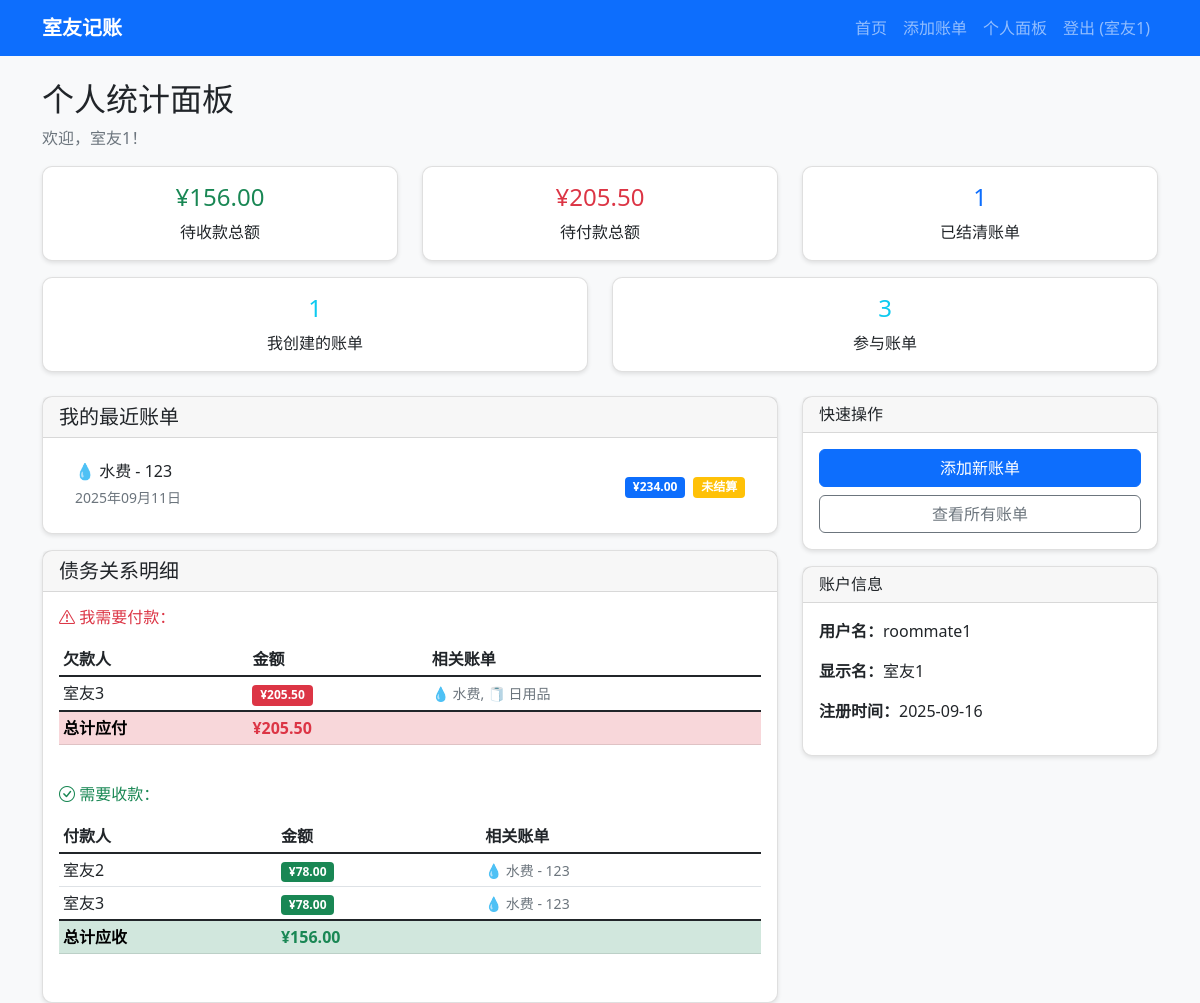
The page /dashboard (signed in) on the database its author committed.
### models.py (models this page shows, shortened)
class User(UserMixin, db.Model):
    id = db.Column(db.Integer, primary_key=True)
    username = db.Column(db.String(80), unique=True, nullable=False)
    password_hash = db.Column(db.String(120), nullable=False)
    display_name = db.Column(db.String(100), nullable=False)
    created_at = db.Column(db.DateTime, default=datetime.utcnow)
    bills_paid = db.relationship('Bill', backref='payer', lazy=True, foreign_keys='Bill.payer_id')
    settlements = db.relationship('Settlement', backref='settler', lazy=True)

class Bill(db.Model):
    id = db.Column(db.Integer, primary_key=True)
    payer_id = db.Column(db.Integer, db.ForeignKey('user.id'), nullable=False)
    amount = db.Column(db.Float, nullable=False)
    description = db.Column(db.String(200), nullable=False)
    date = db.Column(db.DateTime, default=datetime.utcnow)
    participants = db.Column(db.String(50), nullable=False)  # 存储参与人ID，逗号分隔
    is_settled = db.Column(db.Boolean, default=False)
    receipt_filename = db.Column(db.String(200))  # 凭证文件名
    receipt_type = db.Column(db.String(10))  # 文件类型（pdf/image）
    created_at = db.Column(db.DateTime, default=datetime.utcnow)
    settlements = db.relationship('Settlement', backref='bill', lazy=True)
    receipts = db.relationship('Receipt', backref='bill', lazy=True, cascade='all, delete-orphan')
    def get_participants_list(self):
        if self.participants:
            return [int(x) for x in self.participants.split(',') if x.strip()]
        return []
    def get_split_amount(self):
        participants_count = len(self.get_participants_list())
        if participants_count > 0:
            return round(self.amount / participants_count, 2)
        return 0
    def get_settlement_status(self):
        participants = self.get_participants_list()
        split_amount = self.get_split_amount()
        settlement_status = {}
        settled_users = {}
        for settlement in self.settlements:
            settled_users[settlement.settler_id] = {
                'amount': settlement.settled_amount,
                'date': settlement.settled_date,
                'is_settled': True
            }
        for user_id in participants:
            user = User.query.get(user_id)
            if user:
                is_payer = user_id == self.payer_id
                settlement_status[user_id] = {
                    'user': user,
                    'is_payer': is_payer,
                    'expected_amount': 0 if is_payer else split_amount,  # 付款人不需要再付
                    'is_settled': user_id in settled_users or is_payer,  # 付款人算已结算
                    'settled_amount': settled_users.get(user_id, {}).get('amount', 0),
                    'settled_date': settled_users.get(user_id, {}).get('date', None)
                }
        return settlement_status

### app.py (the view)
@app.route('/dashboard')
@login_required
def dashboard():
    user_id = current_user.id
    bills_count = Bill.query.filter_by(payer_id=user_id).count()
    participated_bills_count = Bill.query.filter(Bill.participants.contains(str(user_id))).count()
    debt_details = calculate_debt_details(user_id)
    settled_bills_count = 0
    all_participated_bills = Bill.query.filter(Bill.participants.contains(str(user_id))).all()
    for bill in all_participated_bills:
        settlement_status = bill.get_settlement_status()
        user_status = settlement_status.get(user_id)
        if user_status and user_status['is_settled']:
            settled_bills_count += 1
    total_owe_me = debt_details['total_owe_me']
    total_i_owe = debt_details['total_i_owe']
    recent_bills = Bill.query.filter_by(payer_id=user_id).order_by(Bill.date.desc()).limit(5).all()
    return render_template('dashboard.html',
                         total_owe_me=total_owe_me,
                         total_i_owe=total_i_owe,
                         bills_count=bills_count,
                         participated_bills_count=participated_bills_count,
                         settled_bills_count=settled_bills_count,
                         debt_details=debt_details,
                         recent_bills=recent_bills)

### app.py (called while the page is built)
@login_manager.user_loader
def load_user(user_id):
    return User.query.get(int(user_id))

### templates/dashboard.html (shortened to what this page needs)
{% extends "base.html" %}
{% block content %}
<h2>个人统计面板</h2>
<p class="text-muted">欢迎，{{ current_user.display_name }}！</p>
<div class="row mb-3">
    <div class="col-md-4">
        <div class="card text-center">
            <div class="card-body">
                <h4 class="text-success">¥{{ "%.2f"|format(total_owe_me) }}</h4>
                <p class="card-text">待收款总额</p>
            </div>
        </div>
    </div>
    <div class="col-md-4">
        <div class="card text-center">
            <div class="card-body">
                <h4 class="text-danger">¥{{ "%.2f"|format(total_i_owe) }}</h4>
                <p class="card-text">待付款总额</p>
            </div>
        </div>
    </div>
    <div class="col-md-4">
        <div class="card text-center">
            <div class="card-body">
                <h4 class="text-primary">{{ settled_bills_count }}</h4>
                <p class="card-text">已结清账单</p>
            </div>
        </div>
    </div>
</div>
<div class="row mb-4">
    <div class="col-md-6">
        <div class="card text-center">
            <div class="card-body">
                <h4 class="text-info">{{ bills_count }}</h4>
                <p class="card-text">我创建的账单</p>
            </div>
        </div>
    </div>
    <div class="col-md-6">
        <div class="card text-center">
            <div class="card-body">
                <h4 class="text-info">{{ participated_bills_count }}</h4>
                <p class="card-text">参与账单</p>
            </div>
        </div>
    </div>
</div>
<div class="row">
    <div class="col-md-8">
        <div class="card">
            <div class="card-header">
                <h5 class="mb-0">我的最近账单</h5>
            </div>
            <div class="card-body">
                {% if recent_bills %}
                    <div class="list-group list-group-flush">
                        {% for bill in recent_bills %}
                            <div class="list-group-item d-flex justify-content-between align-items-center">
                                <div>
                                    <h6 class="mb-1">{{ bill.description }}</h6>
                                    <small class="text-muted">{{ bill.date.strftime('%Y年%m月%d日') }}</small>
                                </div>
                                <div class="text-end">
                                    <span class="badge bg-primary">¥{{ "%.2f"|format(bill.amount) }}</span>
                                    {% if bill.is_settled %}
                                        <span class="badge bg-success ms-1">已结算</span>
                                    {% else %}
                                        <span class="badge bg-warning ms-1">未结算</span>
                                    {% endif %}
                                </div>
                            </div>
                        {% endfor %}
                    </div>
                {% else %}
                    <p class="text-muted text-center py-3">还没有账单记录</p>
                {% endif %}
            </div>
        </div>
        <div class="card mt-3">
            <div class="card-header">
                <h5 class="mb-0">债务关系明细</h5>
            </div>
            <div class="card-body">
                {% if debt_details.i_owe or debt_details.owe_me %}
                    {% if debt_details.i_owe %}
                        <div class="mb-4">
                            <h6 class="text-danger mb-3">
                                <i class="bi bi-exclamation-triangle"></i> 我需要付款：
                            </h6>
                            <div class="table-responsive">
                                <table class="table table-sm">
                                    <thead>
                                        <tr>
                                            <th>欠款人</th>
                                            <th>金额</th>
                                            <th>相关账单</th>
                                        </tr>
                                    </thead>
                                    <tbody>
                                        {% for debt in debt_details.i_owe %}
                                            <tr>
                                                <td>{{ debt.user }}</td>
                                                <td>
                                                    <span class="badge bg-danger">
                                                        ¥{{ "%.2f"|format(debt.amount) }}
                                                    </span>
                                                </td>
                                                <td>
                                                    <small class="text-muted">
                                                        {{ debt.bills|join(', ') }}
                                                    </small>
                                                </td>
                                            </tr>
                                        {% endfor %}
                                    </tbody>
                                    <tfoot>
                                        <tr class="table-danger">
                                            <th>总计应付</th>
                                            <th>
                                                <strong class="text-danger">
                                                    ¥{{ "%.2f"|format(debt_details.total_i_owe) }}
                                                </strong>
                                            </th>
                                            <th></th>
                                        </tr>
                                    </tfoot>
                                </table>
                            </div>
                        </div>
                    {% endif %}
                    {% if debt_details.owe_me %}
                        <div class="mb-3">
                            <h6 class="text-success mb-3">
                                <i class="bi bi-check-circle"></i> 需要收款：
                            </h6>
                            <div class="table-responsive">
                                <table class="table table-sm">
                                    <thead>
                                        <tr>
                                            <th>付款人</th>
                                            <th>金额</th>
                                            <th>相关账单</th>
                                        </tr>
                                    </thead>
                                    <tbody>
                                        {% for debt in debt_details.owe_me %}
                                            <tr>
                                                <td>{{ debt.user }}</td>
                                                <td>
                                                    <span class="badge bg-success">
                                                        ¥{{ "%.2f"|format(debt.amount) }}
                                                    </span>
                                                </td>
                                                <td>
                                                    <small class="text-muted">
                                                        {{ debt.bills|join(', ') }}
                                                    </small>
                                                </td>
                                            </tr>
                                        {% endfor %}
                                    </tbody>
                                    <tfoot>
                                        <tr class="table-success">
                                            <th>总计应收</th>
                                            <th>
                                                <strong class="text-success">
                                                    ¥{{ "%.2f"|format(debt_details.total_owe_me) }}
                                                </strong>
                                            </th>
                                            <th></th>
                                        </tr>
                                    </tfoot>
                                </table>
                            </div>
                        </div>
                    {% endif %}
                {% else %}
                    <div class="text-center py-4">
                        <h4 class="text-muted">✅</h4>
                        <p class="text-muted mb-0">目前没有未结算的债务关系</p>
                        <small class="text-muted">所有账单都已结清</small>
                    </div>
                {% endif %}
            </div>
        </div>
    </div>
    <div class="col-md-4">
        <div class="card">
            <div class="card-header">
                <h6 class="mb-0">快速操作</h6>
            </div>
            <div class="card-body">
                <div class="d-grid gap-2">
                    <a href="{{ url_for('add_bill') }}" class="btn btn-primary">添加新账单</a>
                    <a href="{{ url_for('index') }}" class="btn btn-outline-secondary">查看所有账单</a>
                </div>
            </div>
        </div>
        <div class="card mt-3">
            <div class="card-header">
                <h6 class="mb-0">账户信息</h6>
            </div>
            <div class="card-body">
                <p><strong>用户名：</strong>{{ current_user.username }}</p>
                <p><strong>显示名：</strong>{{ current_user.display_name }}</p>
                <p><strong>注册时间：</strong>{{ current_user.created_at.strftime('%Y-%m-%d') }}</p>
            </div>
        </div>
    </div>
</div>
{% endblock %}

### templates/base.html (shortened to what this page needs)
<!DOCTYPE html>
<html lang="zh-CN">
<head>
    <link href="https://cdn.jsdelivr.net/npm/bootstrap@5.1.3/dist/css/bootstrap.min.css" rel="stylesheet">
    <link href="https://cdn.jsdelivr.net/npm/bootstrap-icons@1.10.0/font/bootstrap-icons.css" rel="stylesheet">
    <link href="{{ url_for('static', filename='css/style.css') }}" rel="stylesheet">
</head>
<body>
    {% if current_user.is_authenticated %}
    <nav class="navbar navbar-expand-lg navbar-dark bg-primary">
        <div class="container">
            <a class="navbar-brand" href="{{ url_for('index') }}">室友记账</a>
            <div class="navbar-nav ms-auto">
                <a class="nav-link" href="{{ url_for('index') }}">首页</a>
                <a class="nav-link" href="{{ url_for('add_bill') }}">添加账单</a>
                <a class="nav-link" href="{{ url_for('dashboard') }}">个人面板</a>
                <a class="nav-link" href="{{ url_for('logout') }}">登出 ({{ current_user.display_name }})</a>
            </div>
        </div>
    </nav>
    {% endif %}
    <div class="container mt-4">
        {% block content %}{% endblock %}
    </div>
</body>
</html>

### static/css/style.css (style rules this page uses)
body { background-color: #f8f9fa; }
.card { border-radius: 10px; box-shadow: 0 2px 4px rgba(0,0,0,0.1); transition: transform 0.2s; }
.navbar-brand { font-weight: bold; }
.btn { border-radius: 6px; }
.fade-in { animation: fadeIn 0.5s ease-in; }

### rows shown on the page
User: display_name "室友1", username "roommate1", created_at "2025-09-16"
Bill: description "💧 水费 - 123", date "2025年09月11日", amount "234.00", is_settled "未结算"
User: user "室友3", amount "205.50", bills "💧 水费, 🧻 日用品", amount "78.00", bills "💧 水费 - 123"
User: user "室友2", amount "78.00", bills "💧 水费 - 123"

### other values the page prints
{{ "%.2f"|format(total_owe_me) }} "156.00"
{{ "%.2f"|format(total_i_owe) }} "205.50"
{{ settled_bills_count }} "1"
{{ bills_count }} "1"
{{ participated_bills_count }} "3"
{{ "%.2f"|format(debt_details.total_i_owe) }} "205.50"
{{ "%.2f"|format(debt_details.total_owe_me) }} "156.00"
